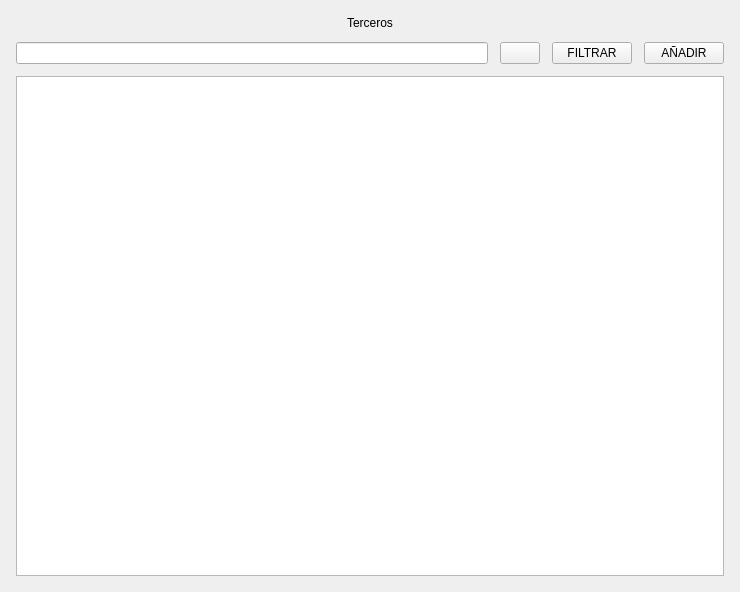
<?xml version="1.0" encoding="UTF-8"?>
<ui version="4.0">
 <class>Form</class>
 <widget class="QWidget" name="Form">
  <property name="geometry">
   <rect>
    <x>0</x>
    <y>0</y>
    <width>740</width>
    <height>592</height>
   </rect>
  </property>
  <property name="windowTitle">
   <string>Form</string>
  </property>
  <layout class="QVBoxLayout" name="verticalLayout_2">
   <property name="leftMargin">
    <number>0</number>
   </property>
   <property name="topMargin">
    <number>0</number>
   </property>
   <property name="rightMargin">
    <number>0</number>
   </property>
   <property name="bottomMargin">
    <number>0</number>
   </property>
   <item>
    <widget class="QWidget" name="widget" native="true">
     <layout class="QVBoxLayout" name="verticalLayout">
      <property name="spacing">
       <number>12</number>
      </property>
      <property name="leftMargin">
       <number>16</number>
      </property>
      <property name="topMargin">
       <number>16</number>
      </property>
      <property name="rightMargin">
       <number>16</number>
      </property>
      <property name="bottomMargin">
       <number>16</number>
      </property>
      <item>
       <widget class="QLabel" name="label">
        <property name="text">
         <string>Terceros</string>
        </property>
        <property name="alignment">
         <set>Qt::AlignmentFlag::AlignCenter</set>
        </property>
       </widget>
      </item>
      <item>
       <layout class="QHBoxLayout" name="horizontalLayout">
        <item>
         <widget class="QLineEdit" name="lineEdit"/>
        </item>
        <item>
         <widget class="QPushButton" name="pushButton">
          <property name="text">
           <string/>
          </property>
          <property name="icon">
           <iconset theme="QIcon::ThemeIcon::EditFind"/>
          </property>
         </widget>
        </item>
        <item>
         <widget class="QPushButton" name="pushButton_3">
          <property name="text">
           <string>FILTRAR</string>
          </property>
         </widget>
        </item>
        <item>
         <widget class="QPushButton" name="pushButton_2">
          <property name="text">
           <string>AÑADIR</string>
          </property>
         </widget>
        </item>
       </layout>
      </item>
      <item>
       <widget class="QListView" name="listView"/>
      </item>
     </layout>
    </widget>
   </item>
  </layout>
 </widget>
 <resources/>
 <connections/>
</ui>
